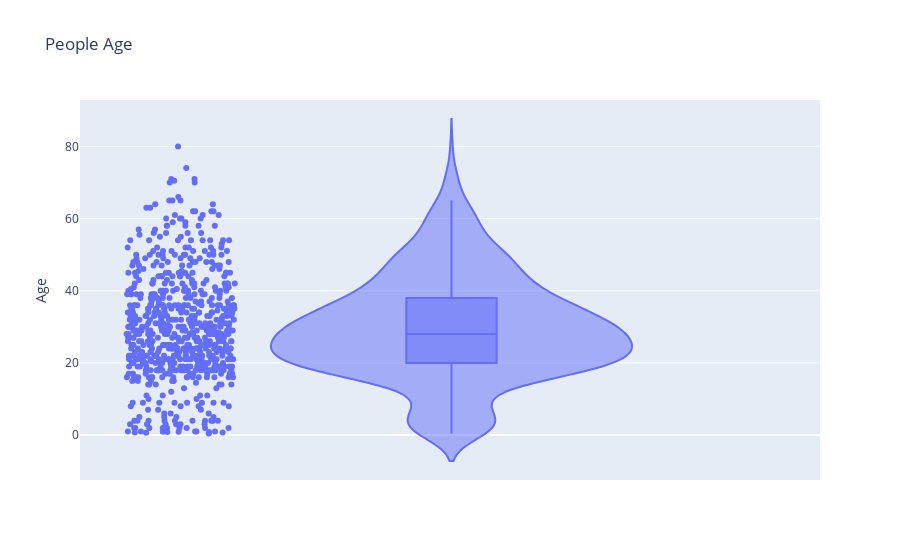

Notebook source saved alongside this figure:
### Code cell
#!pip install plotly
import plotly.express as px
fig = px.violin(df, y="Age", box=True, points='all', title="People Age")
fig.show()

### Figure 1 — Plotly figure (JSON) as saved in the notebook; plotly's stock layout.template omitted (floating-point values rounded to 4 significant figures; data arrays with more than 128 entries replaced by an {"elided": "..."} marker saying what was removed)
{"data": [{"alignmentgroup": "True", "box": {"visible": true}, "hovertemplate": "Age=%{y}<extra></extra>", "legendgroup": "", "marker": {"color": "#636efa"}, "name": "", "offsetgroup": "", "orientation": "v", "points": "all", "scalegroup": "True", "showlegend": false, "type": "violin", "x0": " ", "xaxis": "x", "y": {"elided": "891 float values"}, "y0": " ", "yaxis": "y"}], "layout": {"legend": {"tracegroupgap": 0}, "title": {"text": "People Age"}, "violinmode": "group", "xaxis": {"anchor": "y", "domain": [0, 1]}, "yaxis": {"anchor": "x", "domain": [0, 1], "title": {"text": "Age"}}}}
